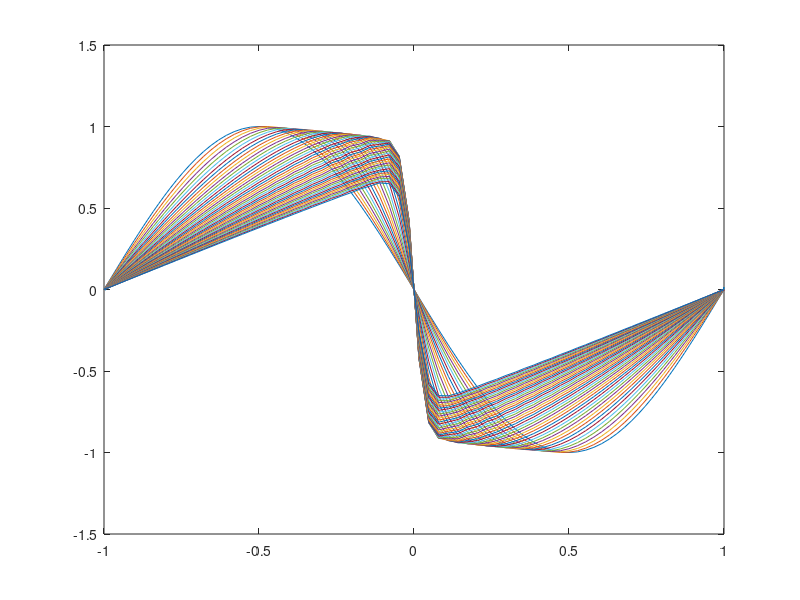
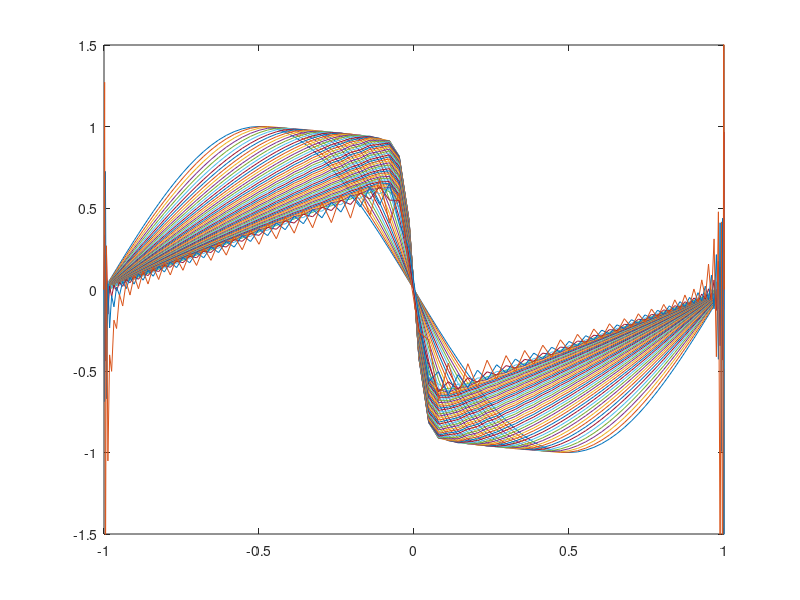
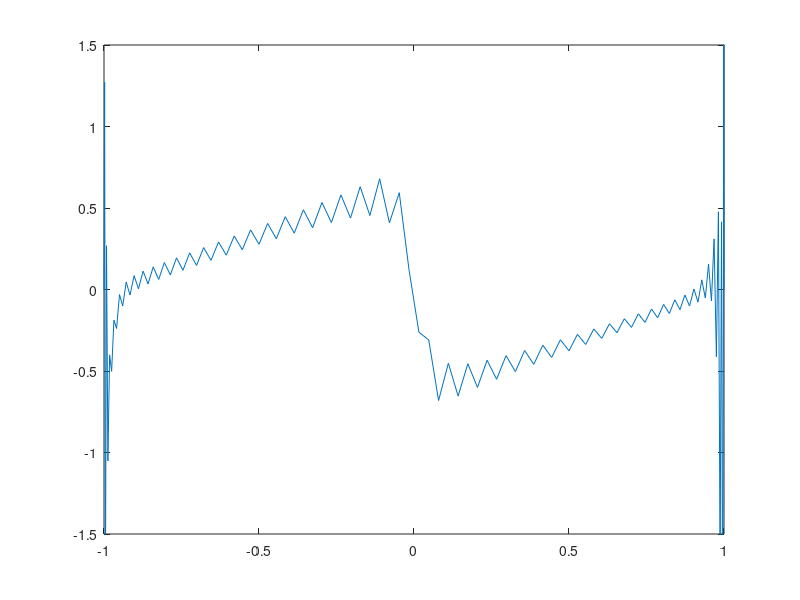

Source code (MATLAB) for these figures, in order:

%Please Pick your favourite ALPHA (i.e., diffusion coefficient) and RUN
%%%%%%%%%%%%%%%%%%%%%%%%%%%%%%%%%%%%%%
alpha = 0.01;%diffusion coefficient%
%%%%%%%%%%%%%%%%%%%%%%%%%%%%%%%%%%%%%%

%we must have a square matrix, so there are equal time and space steps
N = 100;

%time
t_max = 2;
dt = t_max / N;

%initialise matrices:
U = zeros(N,N);     %results
D1 = zeros(N,N);    %first derivative matrix

%Obtain TGL points
TGL = flipud(cos(pi * (0:N-1) / (N-1))'); 

%%%%%BEGIN FILLING D1%%%%%
%The following is the result of equation (7.40) in the book

%Fill using MATLAB indexing: START with the  corners 
D1(1,1) = (1 + (2 * (N-1)^2))/6;
D1(N,N) = -(1 + (2 * (N-1)^2))/6;
D1(1,N) = 0.5 * (-1)^(N-1);
D1(N,1) = -0.5 * (-1)^(N-1);

%second row:
for k = 2:(N-1)
    D1(1,k) = 2 * ((-1)^k) / (1 - TGL(k));
end

%last row:
for k = 2:(N-1)
    D1(N,k) = -2 * ((-1)^((N - 1) + k)) / (1 + TGL(k));
end

%first column:
for j = 2:(N-1)
    D1(j,1)= -0.5 * ((-1)^j) / (1-TGL(j));
end

%last column:
for j=2:N-1
    D1(j,N)= 0.5 * ((-1)^((N-1) + j)) / (1 + TGL(j));
end  

%everything else:
for j=2:(N-1)
    for k=2:(N-1)
        if j==k %specific conditions
            D1(j,k) = (-TGL(k)) / (2 * (1 - (TGL(k))^2));
        else
            D1(j,k) = ((-1)^(j + k)) / (TGL(j) - TGL(k));
        end
    end
end
%%%%%END FILLING D1%%%%%

%Second derivative matrix
D2 = D1 * D1;

%our third matrix, which is modified in accordance with BCs
A = eye(N) - (0.5 * dt * alpha * D2);
A_helper = eye(N);
A(1,:) = A_helper(1,:); %modify first and last rows
A(N,:) = A_helper(N,:); %modify first and last rows

%INITIAL CONDITION
U(:,1) = -sin(pi*TGL(:)); %initial condition 
 
 
%Initialises AB for non-linear term
U_dummy1 = U(:,1);
U_dummy2 = D1 * U_dummy1;
Burger1 = U_dummy1.*U_dummy2;
Burger = Burger1;
 
%Initialise Ax=b problem
b = (eye(N) + 0.5 * dt * alpha * D2) * U_dummy1 - dt * 0.5 * (3 * Burger1 - Burger);
b(1) = 0;     % boundary condition 
b(N) = 0;     % boundary condition 
U(:,2) = A\b; %solve Ax=b problem
 
 
%Time loop: includes non-linear term and Ax=b problem
for n=2:N
    U_dummy1 = U(:,n); 
    U_dummy3 = U(:,n-1);
    U_dummy2 = D1*U_dummy1;
    U_dummy4 = D1*U_dummy3;
    Burger1 = U_dummy1.*U_dummy2;
    Burger = U_dummy3.* U_dummy4;
    b=(eye(N) + dt * alpha * D2) * U_dummy1 - dt * 0.5 * (3 * Burger1 - Burger); 
    b(1) = 0;
    b(N) = 0;
    U(:,n+1) = A\b;
end


%PLOTS:
%1: SUPERIMPOSITION
figure
plot(TGL,U(:,1:50)); 
axis([-1 1 -1.5 1.5]);
figure
plot(TGL,U(:,1:58)); 
axis([-1 1 -1.5 1.5]);
figure 
plot(TGL,U(:,58)); 
axis([-1 1 -1.5 1.5]);

% 2: MOVIE
% figure
% for i = 1:2:50
%     plot(TGL,U(:,i)); axis([-1 1 -1.5 1.5]);
%     F(i) = getframe;
% end

% 3: MOVIE TO AVI
% myVideo = VideoWriter('myfile.avi');
% uncompressedVideo = VideoWriter('myfile.avi', 'Uncompressed AVI');
% open(myVideo);
% for i = 1:35
%     plot(TGL,U(:,i)); axis([-1 1 -1.5 1.5])
%     F(i) = getframe;
%     writeVideo(myVideo, F(i));
% end
% close(myVideo);
